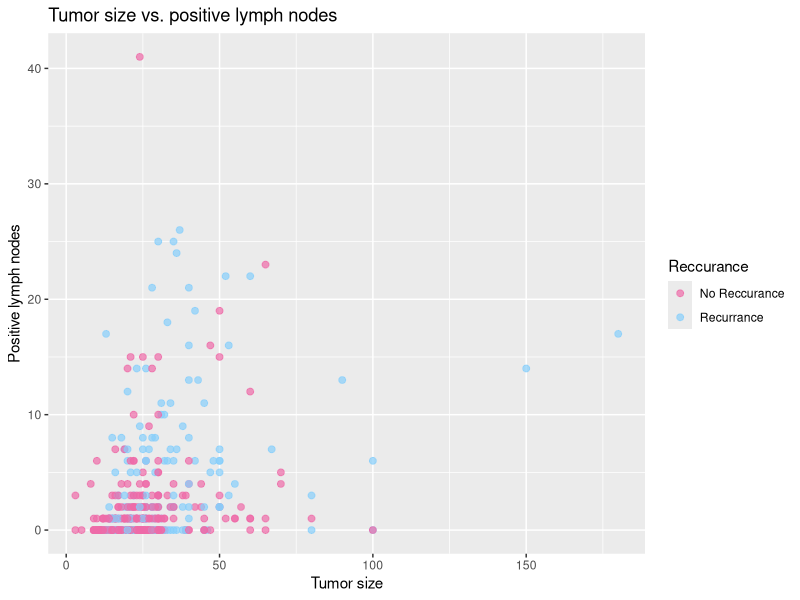
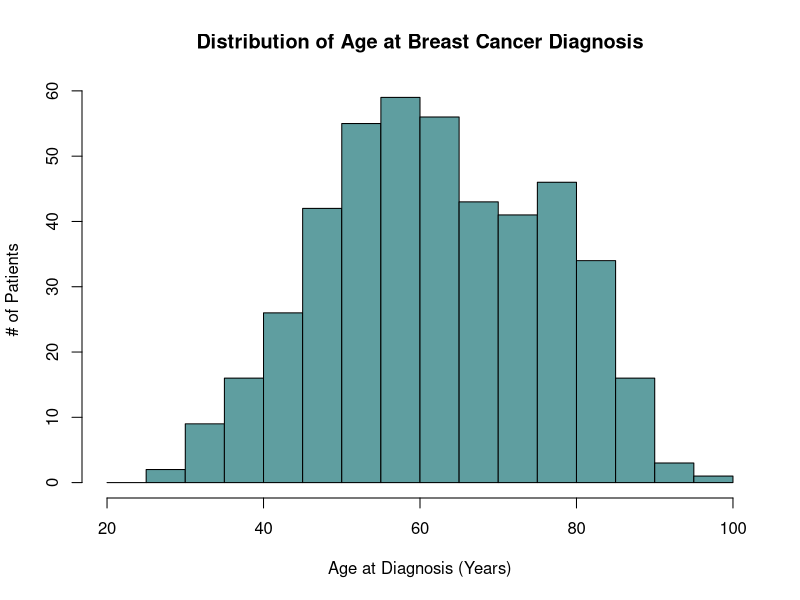
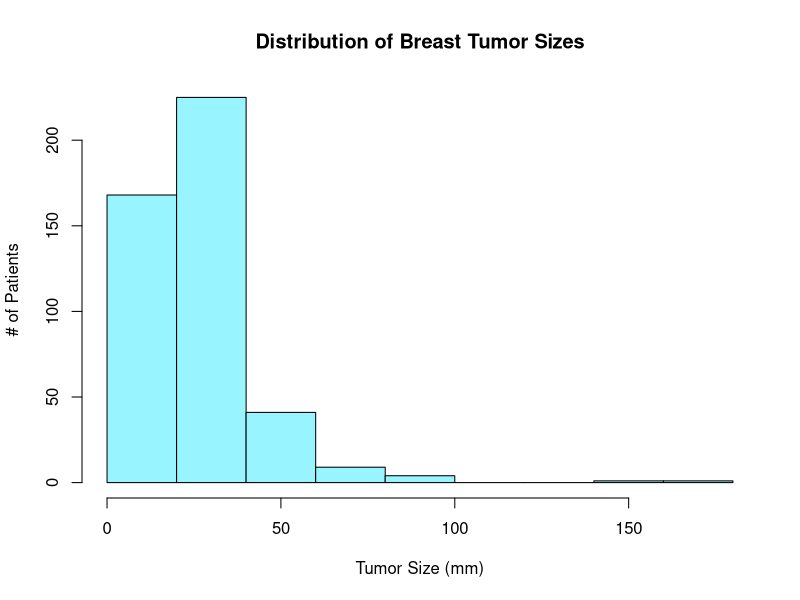

These figures' R source, in order:
## ---- chunk 1

library(tidyverse)
cleaned_df <- read_csv("cleaned_clinical_data.csv") %>%
  mutate(Reccurance = factor(RFS_BOOL, levels = c(0,1),
                             labels = c("No Reccurance", "Recurrance")))

ggplot(cleaned_df, aes(TUMOR_SIZE, LYMPH_NODES_EXAMINED_POSITIVE, color = Reccurance)) +
  geom_point(size = 2, alpha = 0.7) + scale_color_manual(values = c("hotpink2", "lightskyblue")) +
  labs(title = "Tumor size vs. positive lymph nodes",
       x = "Tumor size",
       y = "Positive lymph nodes")


## ---- chunk 2
# histograms

hist(cleaned_df$AGE_AT_DIAGNOSIS, main = "Distribution of Age at Breast Cancer Diagnosis", xlab = "Age at Diagnosis (Years)", ylab = "# of Patients", breaks = seq(20,100, by = 5), col = "cadetblue")

hist(cleaned_df$TUMOR_SIZE, main = "Distribution of Breast Tumor Sizes", xlab = "Tumor Size (mm)", ylab = "# of Patients", col = "cadetblue1")
